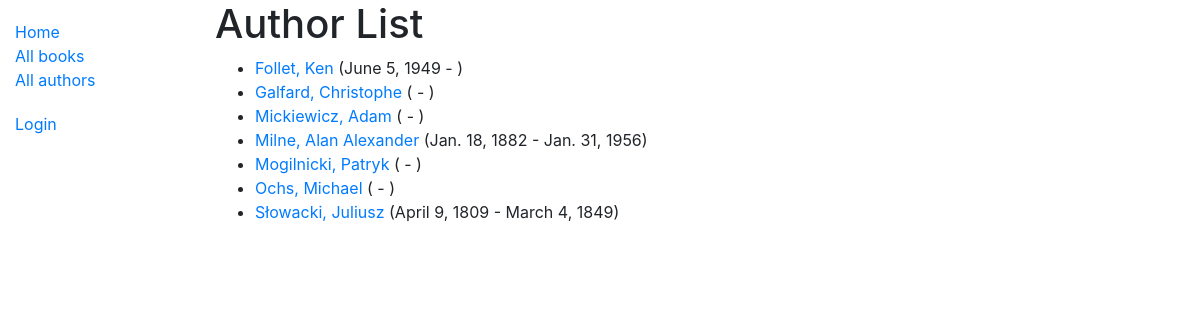
The app's page /catalog/authors/, older data.
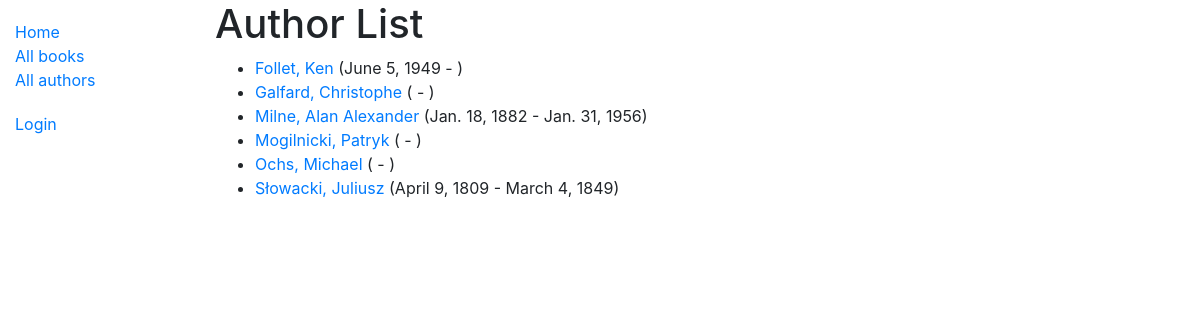
The same page, newer data.
### catalog/models.py (models this page shows)
class Author(models.Model):
    first_name = models.CharField(max_length=100)
    last_name = models.CharField(max_length=100)
    date_of_birth = models.DateField(null=True, blank=True)
    date_of_death = models.DateField('Died', null=True, blank=True)
    class Meta:
        ordering = ['last_name', 'first_name']
    def get_absolute_url(self):
        return reverse('author-detail', args=[str(self.id)])
    def __str__(self):
        return f'{self.last_name}, {self.first_name}'

### catalog/views.py (the view)
# urls.py: path('authors/', views.AuthorListView.as_view(), name='authors'),
class AuthorListView(generic.ListView):
    model = Author
    paginate_by = 10

### catalog/templates/catalog/author_list.html
{% extends "base_generic.html" %}
{% block content %}
  <h1>Author List</h1>
  {% if author_list %}
  <ul>
    {% for author in author_list %}
      <li>
        <a href="{{ author.get_absolute_url }}"> {{ author }} </a>({% if author.date_of_birth %}{{author.date_of_birth}} {% endif %} - {% if author.date_of_death %} {{author.date_of_death}}{% endif %})
      </li>
    {% endfor %}
  </ul>
  {% else %}
    <p>There are no authors.</p>
  {% endif %}
{% endblock %}

Row changes from the older to the newer data that the page shows:
removed Author: last_name+first_name "Mickiewicz, Adam"
